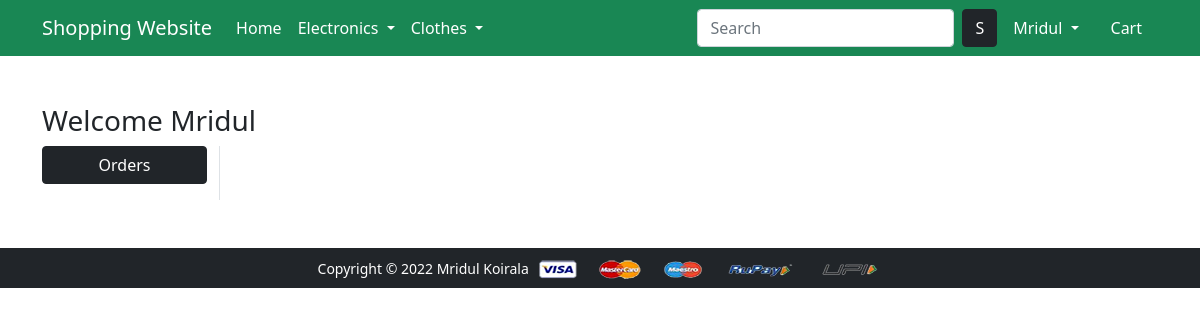
Before: /orders/ (signed in) with the older database file.
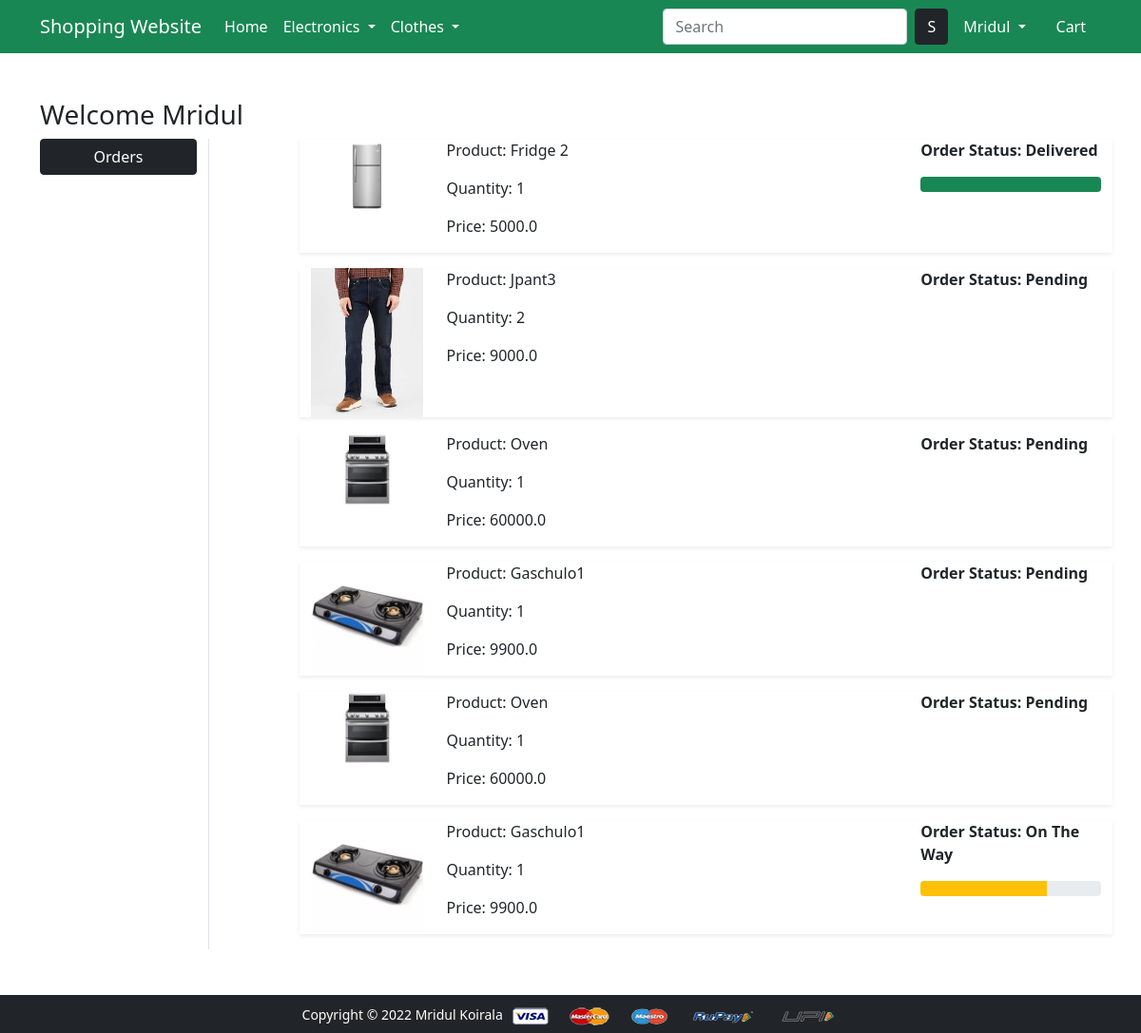
After: the same page with the newer database file.
### app/models.py (models this page shows, shortened)
class OrderPlaced(models.Model):
    user = models.ForeignKey(User, on_delete=models.CASCADE)
    customer = models.ForeignKey(Customer, on_delete=models.CASCADE)
    product = models.ForeignKey(Product, on_delete=models.CASCADE)
    quantity = models.PositiveIntegerField(default=1)
    ordered_date = models.DateTimeField(auto_now_add=True)
    status = models.CharField(max_length=50,choices=STATUS_CHOICES,default='Pending')
    @property
    def total_cost(self):
        return self.quantity * self.product.discounted_price

class Product(models.Model):
    title = models.CharField(max_length=100)
    selling_price = models.FloatField()
    discounted_price = models.FloatField()
    description = models.TextField()
    brand = models.CharField(max_length=100)
    category = models.CharField(choices=CATEGORY_CHOICES, max_length=2)
    product_image = models.ImageField(upload_to='productimg')

### app/views.py (the view)
# urls.py: path('orders/', views.orders, name='orders'),
@login_required
def orders(request):
    op = OrderPlaced.objects.filter(user=request.user)
    return render(request, 'app/orders.html',{'order_placed':op})

### app/templates/app/orders.html (shortened to what this page needs)
{% extends 'app/base.html' %}
{% load static %}
{% block main-content %}
<div class="container my-5">
 <div class="row">
 <h3>Welcome <span class="text-capitalize">{{request.user}}</span></h3>
  <div class="col-sm-2 border-end">
   <ul class="list-unstyled">
    <li class="d-grid"><a href="{% url 'orders' %}" class="btn btn-dark">Orders</a></li>
   </ul>
  </div>
  <div class="col-sm-9 offset-sm-1">
    {% for op in order_placed %}
   <div class="row shadow-sm mb-3">
    <div class="col-sm-2">
        <img src="{{op.product.product_image.url}}" alt=""
        srcset="" class="img-fluid" height="150" width="150">
    </div>
    <div class="col-sm-7">
        <p>Product: {{op.product.title}}</p>
        <p>Quantity: {{op.quantity}}</p>
        <p>Price: {{op.total_cost}}</p>
    </div>
    <div class="col-sm-3 fw-bold">
        <p>Order Status: {{op.status}}</p>
        {% if op.status == 'On The Way' %}
        <div class="progress">
            <div class="progress-bar bg-warning" role="progressbar" style="width: 70%;" aria-valuenow="70" aria-valuemin="0" aria-valuemax="100"></div>
        </div>
        {% endif %}
        {% if op.status == 'Delivered' %}
        <div class="progress">
            <div class="progress-bar bg-success" role="progressbar" style="width: 100%;" aria-valuenow="0" aria-valuemin="0" aria-valuemax="100"></div>
        </div>
        {% endif %}
    </div>
   </div>
   {% endfor %}
  </div>
 </div>
</div>
{% endblock main-content %}

### app/templates/app/base.html (shortened to what this page needs)
<!doctype html>
{% load static %}
<html lang="en">
  <head>
    <link href="https://cdn.jsdelivr.net/npm/bootstrap@5.0.0-beta1/dist/css/bootstrap.min.css" rel="stylesheet">
    <link rel="stylesheet" href="{% static 'app/css/owl.carousel.min.css' %}">
    <link rel="stylesheet" href="{% static 'app/css/all.min.css' %}">
    <link rel="stylesheet" href="{% static 'app/css/style.css' %}">
  </head>
  <body>
    <nav class="navbar navbar-expand-lg navbar-dark bg-success">
     <div class="container">
       <a class="navbar-brand" href="/">Shopping Website</a>
       <div class="collapse navbar-collapse" id="navbarSupportedContent">
         <ul class="navbar-nav me-auto mb-2 mb-lg-0">
           <li class="nav-item">
             <a class="nav-link active" aria-current="page" href="/">Home</a>
           </li>
           <li class="nav-item dropdown">
             <a class="nav-link dropdown-toggle text-white" href="#" id="electronicsDropdown" role="button" data-bs-toggle="dropdown" aria-expanded="false">
               Electronics
             </a>
           </li>
           <li class="nav-item dropdown">
             <a class="nav-link dropdown-toggle text-white" href="#" id="fashionDropdown" role="button" data-bs-toggle="dropdown" aria-expanded="false">
               Clothes
             </a>
           </li>
         </ul>
         <form class="d-flex">
           <input class="form-control me-2" type="search" placeholder="Search" aria-label="Search">
           <button class="btn btn-dark" type="submit">S</button>
         </form>
         <div>
          <ul class="navbar-nav me-auto mb-2 mb-lg-0">
          {% if request.user.is_authenticated %}
           <li class="nav-item dropdown mx-2">
              <a class="nav-link dropdown-toggle text-white" href="#" id="profileDropdown" role="button" data-bs-toggle="dropdown" aria-expanded="false">
                {{request.user.username|capfirst}}
              </a>
            </li>
            <li class="nav-item mx-2">
             <a href="{% url 'showcart' %}" class="nav-link text-white"> Cart </a>
            </li>
            {% endif %}
          </ul>
         </div>
       </div>
     </div>
    </nav>
    {% block main-content %} {% endblock main-content %}
    <footer class="container-fluid bg-dark text-center p-2 mt-5">
        <small class="text-white">Copyright &copy; 2022 Mridul Koirala </small>
        <img src="{% static 'app/images/payment.png' %}" alt="" srcset="" class="img-fluid" height="2px">
    </footer>
  </body>
</html>

Changed rows visible on the page:
added OrderPlaced: product.product_image (picture), product "Fridge 2", quantity "1", total_cost "5000.0", status "Delivered"
added OrderPlaced: product.product_image (picture), product "Jpant3", quantity "2", total_cost "9000.0", status "Pending"
added OrderPlaced: product.product_image (picture), product "Oven", quantity "1", total_cost "60000.0", status "Pending"
added OrderPlaced: product.product_image (picture), product "Gaschulo1", quantity "1", total_cost "9900.0", status "Pending"
added OrderPlaced: product.product_image (picture), product "Oven", quantity "1", total_cost "60000.0", status "Pending"
added OrderPlaced: product.product_image (picture), product "Gaschulo1", quantity "1", total_cost "9900.0", status "On The Way"
